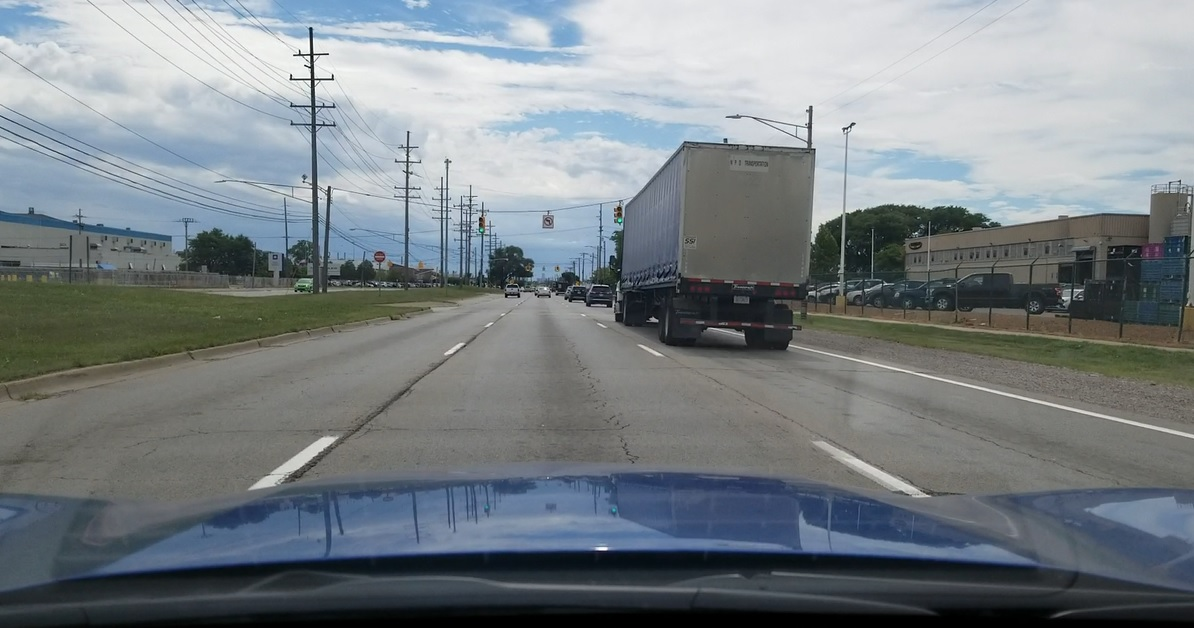
#> input picture color_detection/Find_Truck_color.jpg, 1194 x 628 px
$ jupyter execute Truck_detectio.ipynb
#> lines starting #> are read from the running program, lines starting #| are printed output that depends on the picture; after the words box and inside, x2 and y2 are one past the last pixel; in counts of white or black regions, pixels touching at a corner belong together
[cell 1]
import matplotlib.pyplot as plt
import numpy as np
import cv2
import matplotlib.image as mpimg

image=cv2.imread("Find_Truck_color.jpg")
#> image is the input picture: shape (628, 1194, 3); mean B, G, R 133.3, 129, 121.6
main_image_c=image.copy()
main_image=cv2.cvtColor(image,cv2.COLOR_BGR2GRAY)
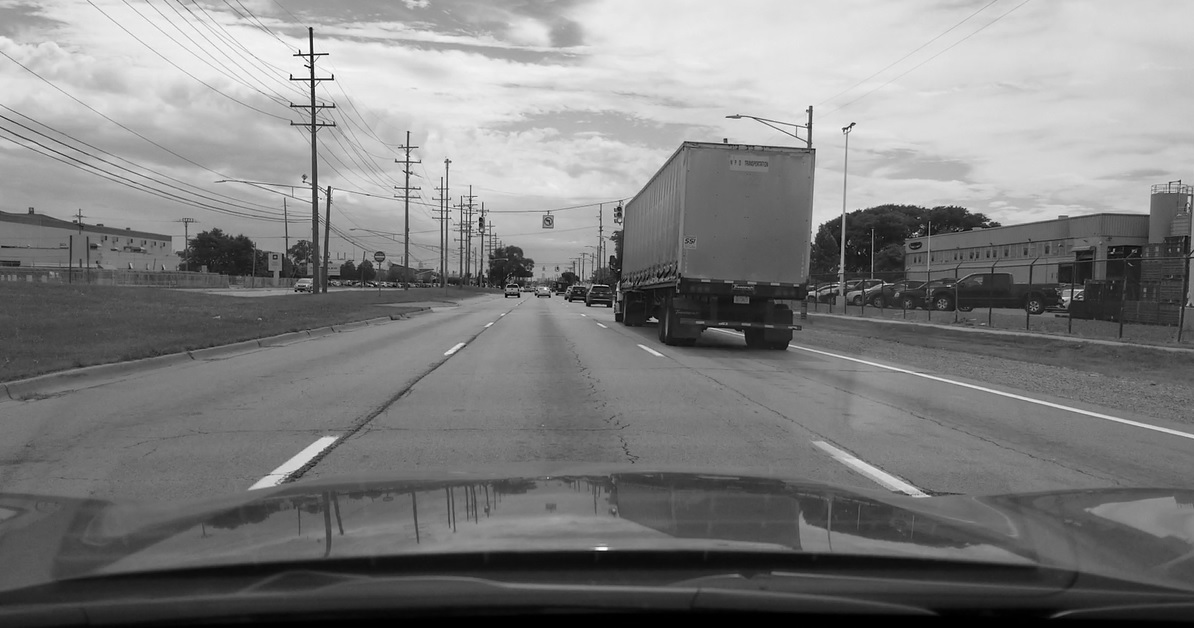
#> main_image: shape (628, 1194); min 0, max 255, mean 127.3
cv2.imshow("truck Image",image)
cv2.waitKey()
cv2.destroyAllWindows()

[cell 2]
template_image=cv2.imread("Truck_template.jpg")
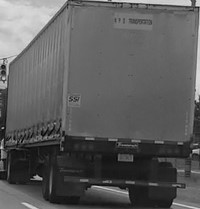
#> input picture color_detection/Truck_template.jpg, 200 x 209 px
#> template_image is the input picture: shape (209, 200, 3); min 1, max 224, mean 91.6
cv2.imshow("truck Image",template_image)
cv2.waitKey()
cv2.destroyAllWindows()

[cell 3]
top_left=(620,150)
bottom_right=(810,350)
cv2.rectangle(image,top_left,bottom_right,(0,0,225),5)
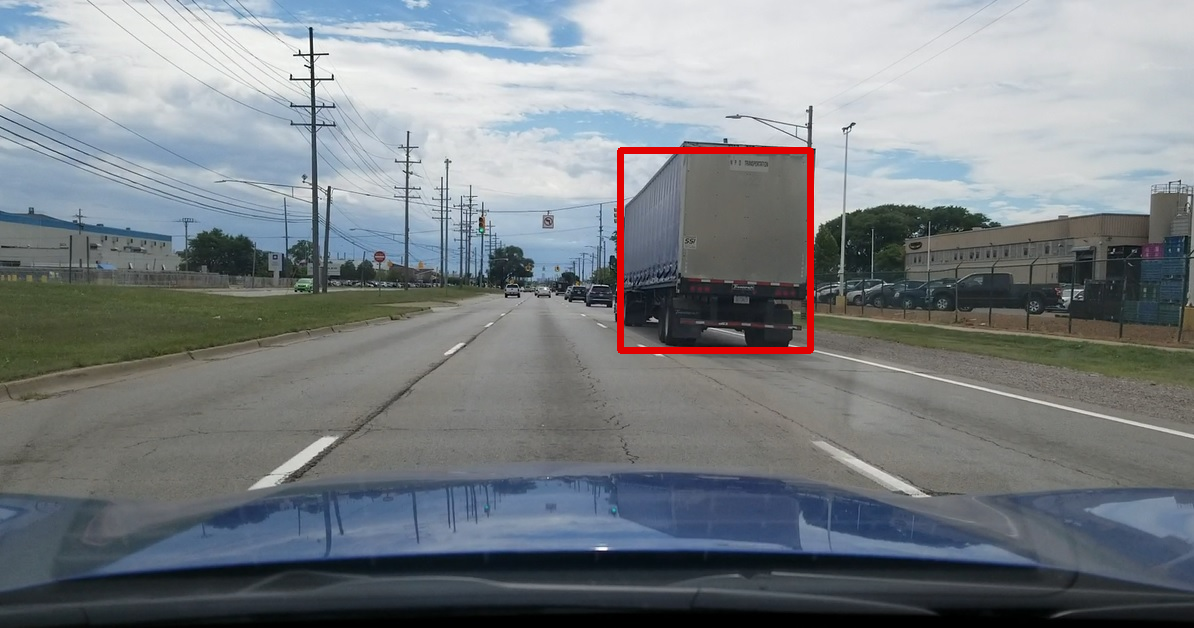
#> image: shape (628, 1194, 3); 0.73% of pixels changed, all inside (x1, y1, x2, y2) = (617, 147, 814, 354)

[cell 4]
cv2.imshow("trucked Imaeg",image)
cv2.waitKey()
cv2.destroyAllWindows()

[cell 5]
template_image=cv2.cvtColor(template_image,cv2.COLOR_BGR2GRAY)
#> template_image: shape (209, 200)

[cell 6]
main_image.shape
#> Out = (628, 1194)

[cell 7]
template_image.shape
#> Out = (209, 200)

[cell 8]
w,h = template_image.shape[::-1]
#> w = 200; h = 209
w
#> Out = 200

Performing Template Matching

[cell 9]
result_image=cv2.matchTemplate(main_image,template_image,cv2.TM_CCOEFF_NORMED)
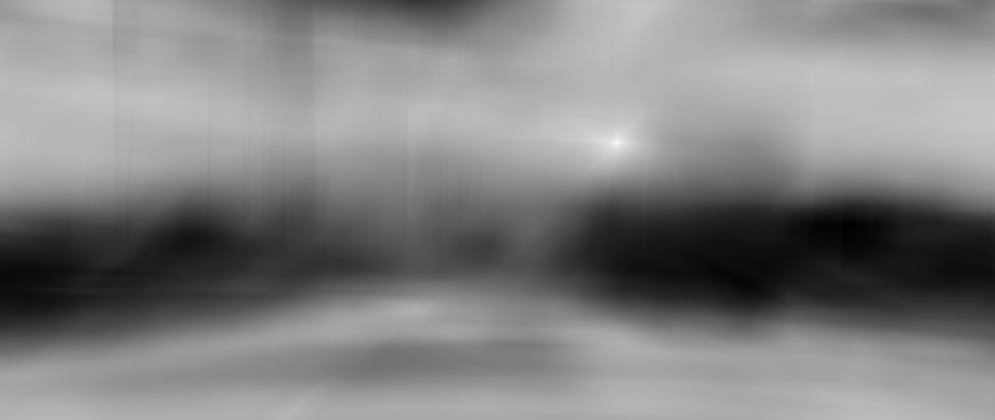
#> result_image: shape (420, 995) float32; min -0.598, max 0.999, mean 0.21; drawn with min black and max white
result_image.shape
#> Out = (420, 995)

[cell 10]
min_val,max_val,min_loc,max_loc=cv2.minMaxLoc(result_image)
#> min_val = -0.598; max_val = 0.999; min_loc = (845, 225); max_loc = (616, 142)

[cell 11]
max_loc
#> Out = (616, 142)

[cell 12]
top_left=max_loc
#> top_left = (616, 142)
bottom_right=(top_left[0]+w,top_left[1]+h)
#> bottom_right = (816, 351)
cv2.rectangle(main_image_c,top_left,bottom_right,(0,0,255),5)
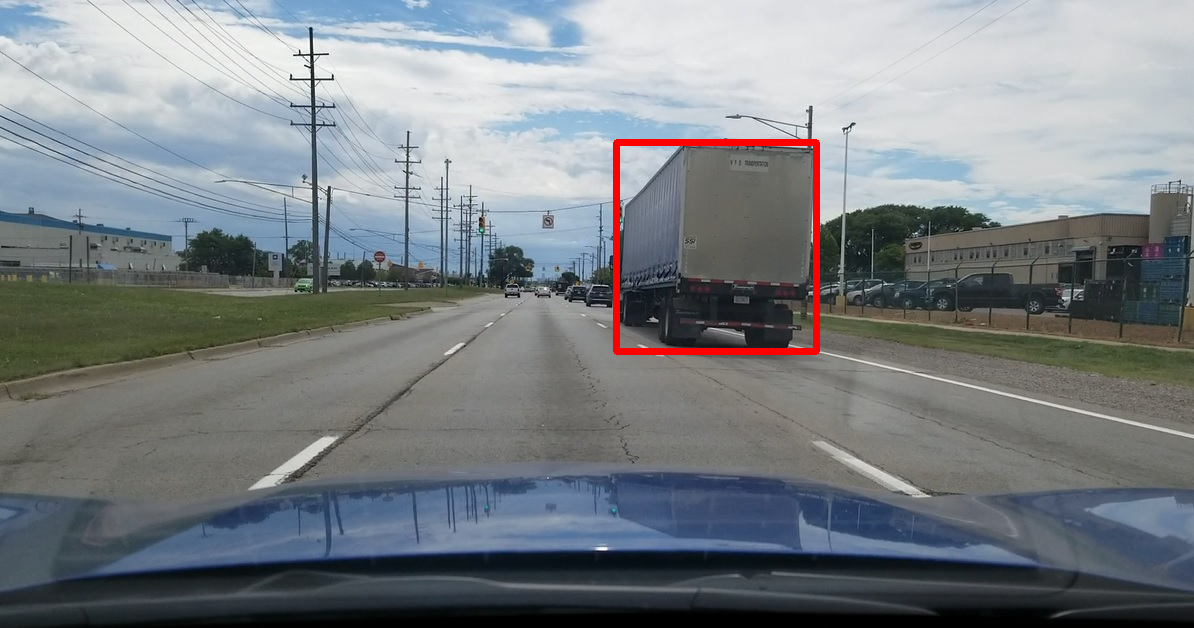
#> main_image_c: shape (628, 1194, 3); 0.76% of pixels changed, all inside (x1, y1, x2, y2) = (613, 139, 820, 355)
cv2.imshow("truck detected",main_image_c)
cv2.waitKey()
cv2.destroyAllWindows()
